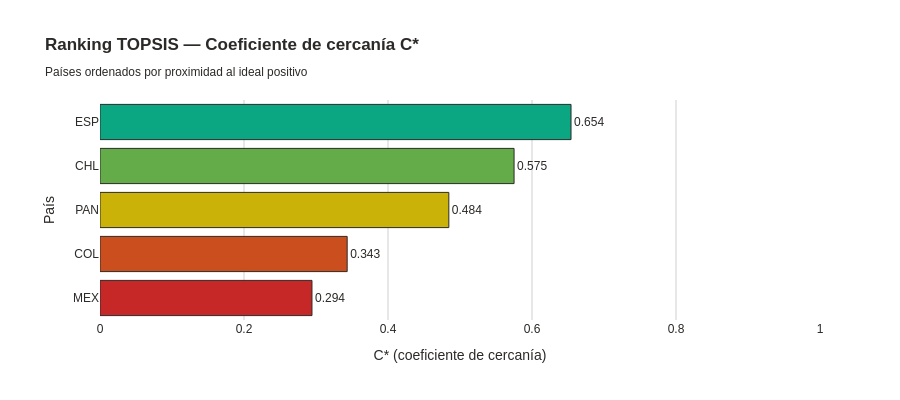

Notebook cell for this chart:
### Code cell
# Visualizacion interactiva del ranking TOPSIS
fig = go.Figure()
df_plot = ranking_final.reset_index().sort_values('C*', ascending=True)
fig.add_trace(go.Bar(
    x=df_plot['C*'], y=df_plot.iloc[:, 0],  # primera columna = pais (index reseteado)
    orientation='h',
    marker=dict(color=df_plot['C*'], colorscale=[[0, CIBEST['red']],
                                                   [0.5, CIBEST['gold']],
                                                   [1.0, CIBEST['green']]],
                line=dict(color=CIBEST['gray'], width=1)),
    text=df_plot['C*'].round(3),
    textposition='outside',
    textfont=dict(color=CIBEST['gray'], size=12),
    hovertemplate='<b>%{y}</b><br>C* = %{x:.4f}<extra></extra>',
))
fig.update_layout(
    title='<b>Ranking TOPSIS — Coeficiente de cercanía C*</b><br>'
          '<sub>Países ordenados por proximidad al ideal positivo</sub>',
    xaxis_title='C* (coeficiente de cercanía)',
    yaxis_title='País',
    xaxis=dict(range=[0, 1.0], gridcolor=CIBEST['gray_border']),
    plot_bgcolor=CIBEST['white'], paper_bgcolor=CIBEST['white'],
    font=dict(family='Arial', color=CIBEST['gray']),
    height=400, showlegend=False, margin=dict(l=100),
)
fig.show()

### Figure 1 — Plotly figure (JSON) as saved in the notebook; plotly's stock layout.template omitted (floating-point values rounded to 4 significant figures)
{"data": [{"hovertemplate": "<b>%{y}</b><br>C* = %{x:.4f}<extra></extra>", "marker": {"color": [0.2944, 0.3433, 0.4845, 0.5751, 0.6542], "colorscale": [[0, "#C62828"], [0.5, "#D6B302"], [1, "#0BA682"]], "line": {"color": "#2C2A28", "width": 1}}, "orientation": "h", "text": [0.294, 0.343, 0.484, 0.575, 0.654], "textfont": {"color": "#2C2A28", "size": 12}, "textposition": "outside", "type": "bar", "x": [0.2944, 0.3433, 0.4845, 0.5751, 0.6542], "y": ["MEX", "COL", "PAN", "CHL", "ESP"]}], "layout": {"font": {"color": "#2C2A28", "family": "Arial"}, "height": 400, "margin": {"l": 100}, "paper_bgcolor": "#FFFFFF", "plot_bgcolor": "#FFFFFF", "showlegend": false, "title": {"text": "<b>Ranking TOPSIS — Coeficiente de cercanía C*</b><br><sub>Países ordenados por proximidad al ideal positivo</sub>"}, "xaxis": {"gridcolor": "#D0D0D0", "range": [0, 1], "title": {"text": "C* (coeficiente de cercanía)"}}, "yaxis": {"title": {"text": "País"}}}}
